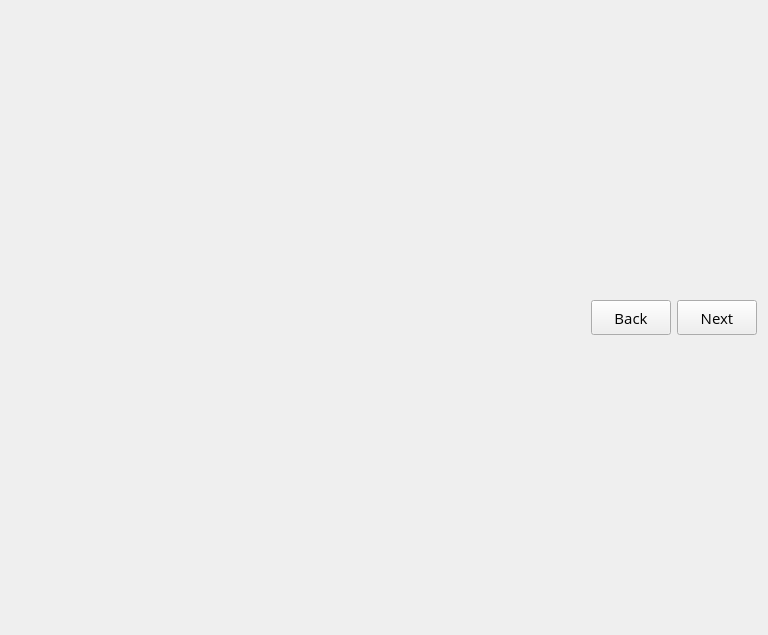
<?xml version="1.0" encoding="UTF-8"?>
<ui version="4.0">
 <class>CalculationWizard</class>
 <widget class="QWidget" name="CalculationWizard">
  <property name="geometry">
   <rect>
    <x>0</x>
    <y>0</y>
    <width>768</width>
    <height>635</height>
   </rect>
  </property>
  <property name="font">
   <font>
    <family>Open Sans</family>
    <pointsize>11</pointsize>
    <stylestrategy>PreferAntialias</stylestrategy>
   </font>
  </property>
  <property name="windowTitle">
   <string>Form</string>
  </property>
  <layout class="QGridLayout" name="gridLayout">
   <item row="1" column="0">
    <spacer name="horizontalSpacer">
     <property name="orientation">
      <enum>Qt::Horizontal</enum>
     </property>
     <property name="sizeHint" stdset="0">
      <size>
       <width>511</width>
       <height>28</height>
      </size>
     </property>
    </spacer>
   </item>
   <item row="1" column="1">
    <widget class="QPushButton" name="buttonBack">
     <property name="minimumSize">
      <size>
       <width>80</width>
       <height>35</height>
      </size>
     </property>
     <property name="font">
      <font>
       <pointsize>11</pointsize>
      </font>
     </property>
     <property name="text">
      <string>Back</string>
     </property>
    </widget>
   </item>
   <item row="0" column="0" colspan="3">
    <layout class="QHBoxLayout" name="pageLayout"/>
   </item>
   <item row="1" column="2">
    <widget class="QPushButton" name="buttonNext">
     <property name="minimumSize">
      <size>
       <width>80</width>
       <height>35</height>
      </size>
     </property>
     <property name="font">
      <font>
       <pointsize>11</pointsize>
      </font>
     </property>
     <property name="text">
      <string>Next</string>
     </property>
    </widget>
   </item>
  </layout>
 </widget>
 <resources/>
 <connections/>
</ui>
